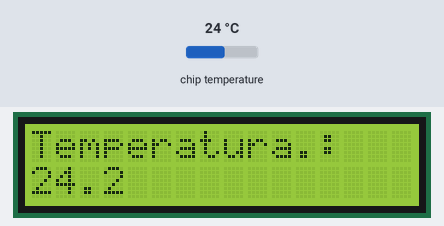
Bench run of a program on a simulated Raspberry Pi Pico running MicroPython. Parts: 16×2 character LCD. The inputs (shaded band) are chosen by the test bench; at power-on: chip temperature 24 °C. Library files of the repository ran but are not shown: lcd_api.py, pico_i2c_lcd.py.

Above: at 0.2 s.
1.3 s: chip temperature set to 1 °C
At 3.1 s:
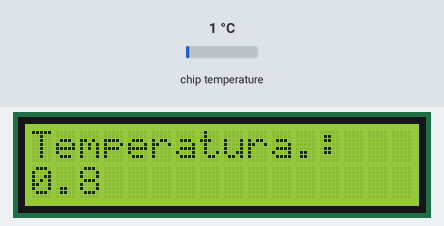
5.5 s: chip temperature set to 11 °C
At 7.2 s:
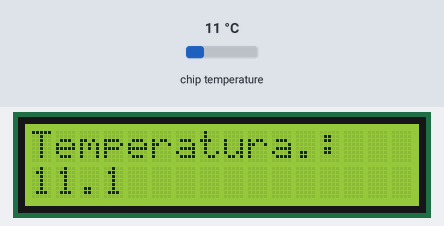
9.1 s: chip temperature set to 22 °C
At 10.7 s:
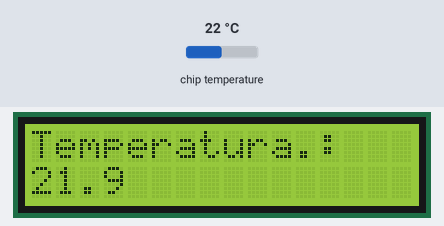
Timing chart, 0 to 12.2 s (numbered marks = the images above; inputs shaded):
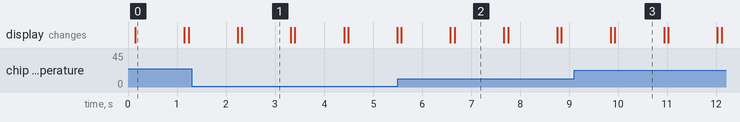

Measured:
- after the input at 1.3 s, the display: first differs from a run without the input after 1.0 s (image 1)
- after the input at 5.5 s, the display: first differs from a run without the input after 1.2 s (image 2)
- after the input at 9.1 s, the display: first differs from a run without the input after 0.83 s (image 3)
- what the display in image 0 shows lasts 1.0 s, from 0.1 s to 1.1 s

The program:

main.py
```python
from machine import Pin,ADC,I2C
from lcd_api import LcdApi
from pico_i2c_lcd import I2cLcd
from time import sleep

config_i2c=I2C(0,sda=Pin(0),scl=Pin(1),freq=40000)
tela = I2cLcd(config_i2c, 0x27, 2,16)
sensor=ADC(4)
old = 0
while(True):
    leitura =(sensor.read_u16()*3.3)/65535 #calculo da saida do sensor com resolução de 16bits
    temperatura = 27 -(leitura  - 0.706)/0.001721 #calculo da teperatura segundo o fabricante
    if(leitura !=old):
        tela.clear()
        tela.move_to(0,0)
        tela.putstr("Temperatura.:")
        tela.move_to(0,1)
        tela.putstr(str(round(temperatura, 1)))
        old = round(temperatura,1)
    sleep(1)
```
